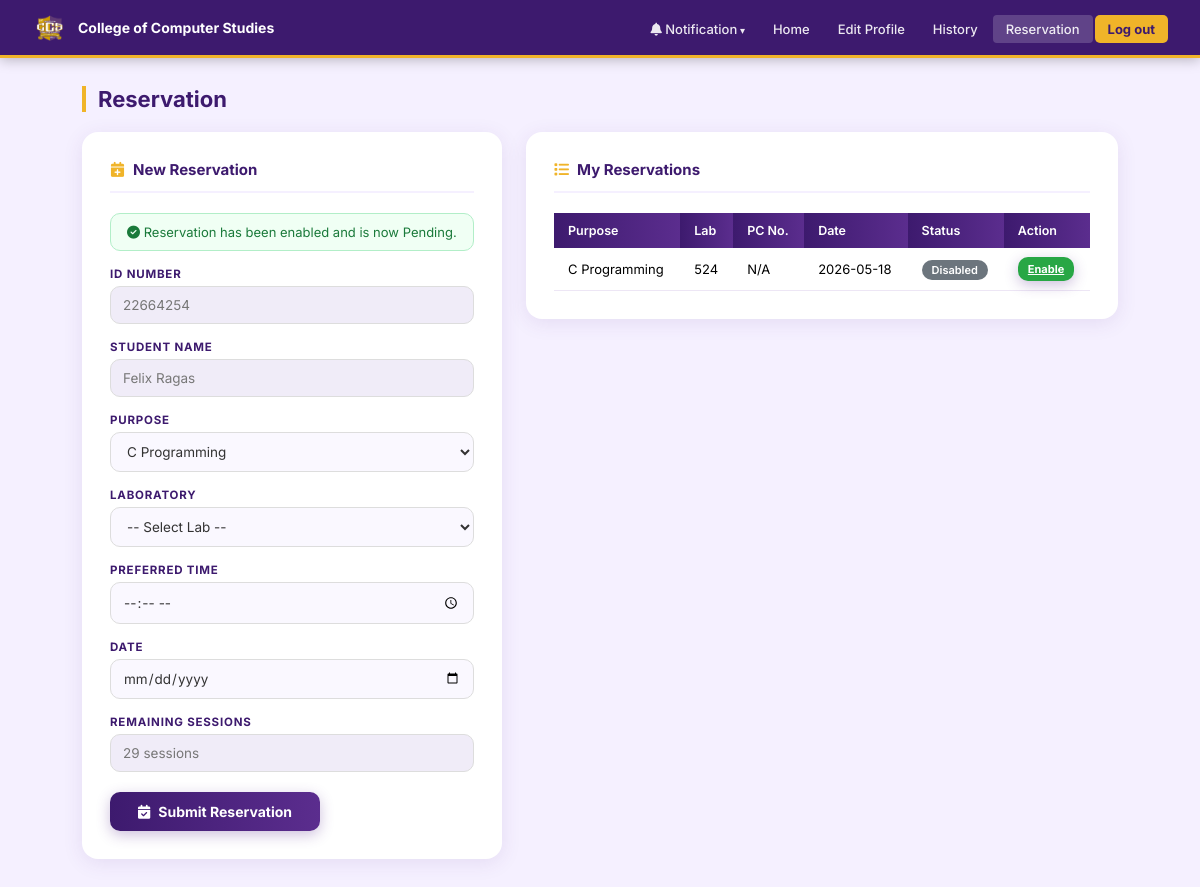
Screenshot of /Student/reservation.php?msg=enabled (signed in) with the database file from the repository.
### tables this page shows
CREATE TABLE `students` (
  `id` int(11) NOT NULL AUTO_INCREMENT,
  `id_number` varchar(50) NOT NULL,
  `lname` varchar(100) NOT NULL,
  `fname` varchar(100) NOT NULL,
  `mname` varchar(100) DEFAULT NULL,
  `course_lvl` varchar(50) NOT NULL,
  `password` varchar(255) NOT NULL,
  `email` varchar(100) NOT NULL,
  `course` varchar(100) NOT NULL,
  `address` text DEFAULT NULL,
  `remaining_session` int(11) DEFAULT 30,
  `photo` varchar(255) DEFAULT NULL,
  PRIMARY KEY (`id`),
  UNIQUE KEY `id_number` (`id_number`),
  UNIQUE KEY `email` (`email`)
);

CREATE TABLE `reservations` (
  `id` int(11) NOT NULL AUTO_INCREMENT,
  `id_number` varchar(50) NOT NULL,
  `student_name` varchar(150) NOT NULL,
  `purpose` text NOT NULL,
  `lab` varchar(50) NOT NULL,
  `pc_no` varchar(50) DEFAULT 'N/A',
  `reserved_date` date NOT NULL,
  `created_at` datetime DEFAULT current_timestamp(),
  `status` varchar(50) DEFAULT 'Pending',
  PRIMARY KEY (`id`)
);

### Student/reservation.php (the view, shortened to what this page needs)
<?php
require_once '../db.php';
$stmt = $pdo->prepare("SELECT * FROM students WHERE id_number = ?");
$stmt->execute([$_SESSION['user']]);
$student = $stmt->fetch();
$success = '';
if (isset($_GET['msg'])) {
    if ($_GET['msg'] === 'enabled') $success = "Reservation has been enabled and is now Pending.";
}
$myReservations = $pdo->prepare("SELECT * FROM reservations WHERE id_number = ? ORDER BY created_at DESC");
$myReservations->execute([$_SESSION['user']]);
$reservations = $myReservations->fetchAll();
?>
<!DOCTYPE html>
<html lang="en">
<head>
    <link rel="stylesheet" href="https://cdnjs.cloudflare.com/ajax/libs/font-awesome/6.4.0/css/all.min.css">
</head>
<body>
<nav class="navbar">
    <a href="../dashboard.php" class="navbar-brand">
        <img src="../logos.png" alt="CCS">
        College of Computer Studies
    </a>
    <ul class="nav-links">
        <li class="dropdown"><a class="dropdown-toggle"><i class="fas fa-bell"></i> Notification</a>
        </li>
        <li><a href="../dashboard.php">Home</a></li>
        <li><a href="edit_profile.php">Edit Profile</a></li>
        <li><a href="history.php">History</a></li>
        <li><a href="reservation.php" class="active">Reservation</a></li>
        <li><a href="../logout.php" class="btn-logout-nav">Log out</a></li>
    </ul>
</nav>
<div class="page-content">
    <div class="page-title">Reservation</div>
    <div class="two-col">
        <div class="card">
            <div class="card-header"><i class="fas fa-calendar-plus"></i> New Reservation</div>
            <?php if($success): ?><div class="alert-success"><i class="fas fa-check-circle"></i> <?=$success?></div><?php endif; ?>
            <form method="POST">
                <div class="field-group">
                    <label>ID Number</label>
                    <input type="text" value="<?=htmlspecialchars($student['id_number'])?>" readonly>
                </div>
                <div class="field-group">
                    <label>Student Name</label>
                    <input type="text" value="<?=htmlspecialchars($student['fname'].' '.$student['lname'])?>" readonly>
                </div>
                <div class="field-group">
                    <label>Purpose</label>
                    <select name="purpose">
                        <option>C Programming</option>
                    </select>
                </div>
                <div class="field-group">
                    <label>Laboratory</label>
                    <select name="lab" id="labSelect" required onchange="loadPCs()">
                        <option value="">-- Select Lab --</option>
                    </select>
                </div>
                <div class="field-group">
                    <label>Preferred Time</label>
                    <input type="time" name="time_in">
                </div>
                <div class="field-group">
                    <label>Date</label>
                    <input type="date" name="date" min="<?=date('Y-m-d')?>">
                </div>
                <div class="field-group">
                    <label>Remaining Sessions</label>
                    <input type="text" value="<?=htmlspecialchars($student['remaining_session'])?> sessions" readonly>
                </div>
                <button type="submit" name="reserve" class="btn-reserve" id="submitBtn" disabled><i class="fas fa-calendar-check"></i> Submit Reservation</button>
            </form>
        </div>
        <div class="card">
            <div class="card-header"><i class="fas fa-list"></i> My Reservations</div>
            <?php if(empty($reservations)): ?>
                <p style="color:#999;font-size:13px;text-align:center;padding:20px">No reservations yet.</p>
            <?php else: ?>
            <table class="res-table">
                <thead>
                    <tr>
                        <th>Purpose</th>
                        <th>Lab</th>
                        <th>PC No.</th>
                        <th>Date</th>
                        <th>Status</th>
                        <th>Action</th>
                    </tr>
                </thead>
                <tbody>
                <?php foreach($reservations as $r): ?>
                <tr>
                    <td><?=htmlspecialchars($r['purpose'])?></td>
                    <td><?=htmlspecialchars($r['lab'])?></td>
                    <td><?=htmlspecialchars($r['pc_no'] ?? 'N/A')?></td>
                    <td><?=htmlspecialchars($r['reserved_date'])?></td>
                    <td>
                        <span class="badge badge-<?=strtolower($r['status'])?>" <?= $r['status']==='Disabled' ? 'style="background:#6c757d;color:#fff"' : '' ?>>
                            <?=$r['status']?>
                        </span>
                    </td>
                    <td>
                        <?php if($r['status'] === 'Pending'): ?>
                            <a href="?action=disable&id=<?=$r['id']?>" class="btn-reserve" style="padding:5px 10px;font-size:11px;background:#dc3545;margin:0" onclick="return confirm('Disable this reservation?')">Disable</a>
                        <?php elseif($r['status'] === 'Disabled'): ?>
                            <a href="?action=enable&id=<?=$r['id']?>" class="btn-reserve" style="padding:5px 10px;font-size:11px;background:#28a745;margin:0" onclick="return confirm('Enable this reservation?')">Enable</a>
                        <?php else: ?>
                            <span style="color:#999;font-size:11px">--</span>
                        <?php endif; ?>
                    </td>
                </tr>
                <?php endforeach; ?>
                </tbody>
            </table>
            <?php endif; ?>
        </div>
    </div>
</div>
</body>
</html>

### Student/reservation.php (style rules this page uses)
* { margin:0;padding:0;box-sizing:border-box }
:root { --purple:#5B2D8E;--pdark:#3D1A6E;--plight:#7B4BB8;--gold:#F0B429;--gdark:#C88F0A;--bg:#f5f0ff }
body { font-family:'Inter',sans-serif;background:var(--bg);min-height:100vh }
.navbar { background:var(--pdark);padding:0 32px;height:58px;display:flex;align-items:center;justify-content:space-between;border-bottom:3px solid var(--gold);box-shadow:0 2px 12px rgba(0,0,0,0.25) }
.navbar-brand { color:#fff;font-size:14px;font-weight:700;text-decoration:none;display:flex;align-items:center;gap:10px }
.navbar-brand img { width:36px;height:36px;object-fit:contain;border-radius:50% }
.nav-links { display:flex;align-items:center;gap:2px;list-style:none }
.nav-links a { color:rgba(255,255,255,0.9);text-decoration:none;font-size:13px;font-weight:500;padding:6px 13px;border-radius:4px;transition:background 0.2s }
.nav-links a:hover,.nav-links a.active { background:rgba(255,255,255,0.18) }
.btn-logout-nav { background:var(--gold)!important;color:var(--pdark)!important;font-weight:700!important;border-radius:5px!important }
.dropdown { position:relative }
.dropdown-toggle { cursor:pointer }
.dropdown-toggle::after { content:' ▾';font-size:10px }
.page-content { padding:28px 32px;max-width:1100px;margin:0 auto }
.page-title { font-size:22px;font-weight:700;color:var(--pdark);margin-bottom:20px;border-left:4px solid var(--gold);padding-left:12px }
.two-col { display:grid;grid-template-columns:420px 1fr;gap:24px;align-items:start }
.card { background:#fff;border-radius:16px;padding:28px;box-shadow:0 4px 20px rgba(91,45,142,0.10);margin-bottom:24px }
.card-header { font-size:15px;font-weight:700;color:var(--pdark);margin-bottom:20px;display:flex;align-items:center;gap:8px;border-bottom:2px solid var(--bg);padding-bottom:12px }
.card-header i { color:var(--gold) }
.field-group { margin-bottom:16px }
.field-group label { display:block;font-size:11.5px;font-weight:700;color:var(--pdark);letter-spacing:0.8px;text-transform:uppercase;margin-bottom:5px }
.field-group input,.field-group select { width:100%;padding:10px 12px;border:1.5px solid #ddd;border-radius:10px;font-size:13.5px;font-family:'Inter',sans-serif;color:#333;outline:none;transition:border-color 0.2s,box-shadow 0.2s;background:#faf8ff }
.field-group input[readonly] { background:#f0ecf8;color:#777;cursor:not-allowed }
.btn-reserve { display:inline-flex;align-items:center;gap:8px;background:linear-gradient(90deg,var(--pdark),var(--purple));color:#fff;font-size:14px;font-weight:700;padding:11px 28px;border-radius:10px;border:none;cursor:pointer;font-family:'Inter',sans-serif;margin-top:4px;transition:all 0.2s;box-shadow:0 4px 14px rgba(91,45,142,0.3) }
.alert-success { background:#f0fff4;border:1.5px solid #b2eec8;color:#1a7a3a;padding:10px 16px;border-radius:10px;margin-bottom:16px;font-size:13px }
.res-table { width:100%;border-collapse:collapse }
.res-table thead th { background:linear-gradient(90deg,var(--pdark),var(--purple));color:#fff;padding:10px 14px;font-size:12.5px;font-weight:600;text-align:left }
.res-table tbody td { padding:9px 14px;font-size:13px;border-bottom:1px solid #ede6f5 }
.badge { padding:3px 10px;border-radius:20px;font-size:11px;font-weight:600 }

### rows the page displays
students: id_number "22664254", fname+lname "Felix Ragas", remaining_session "29 sessions"
reservations: purpose "C Programming", lab "524", pc_no "N/A", reserved_date "2026-05-18", status "Disabled"

### other values shown
$success "Reservation has been enabled and is now Pending."
